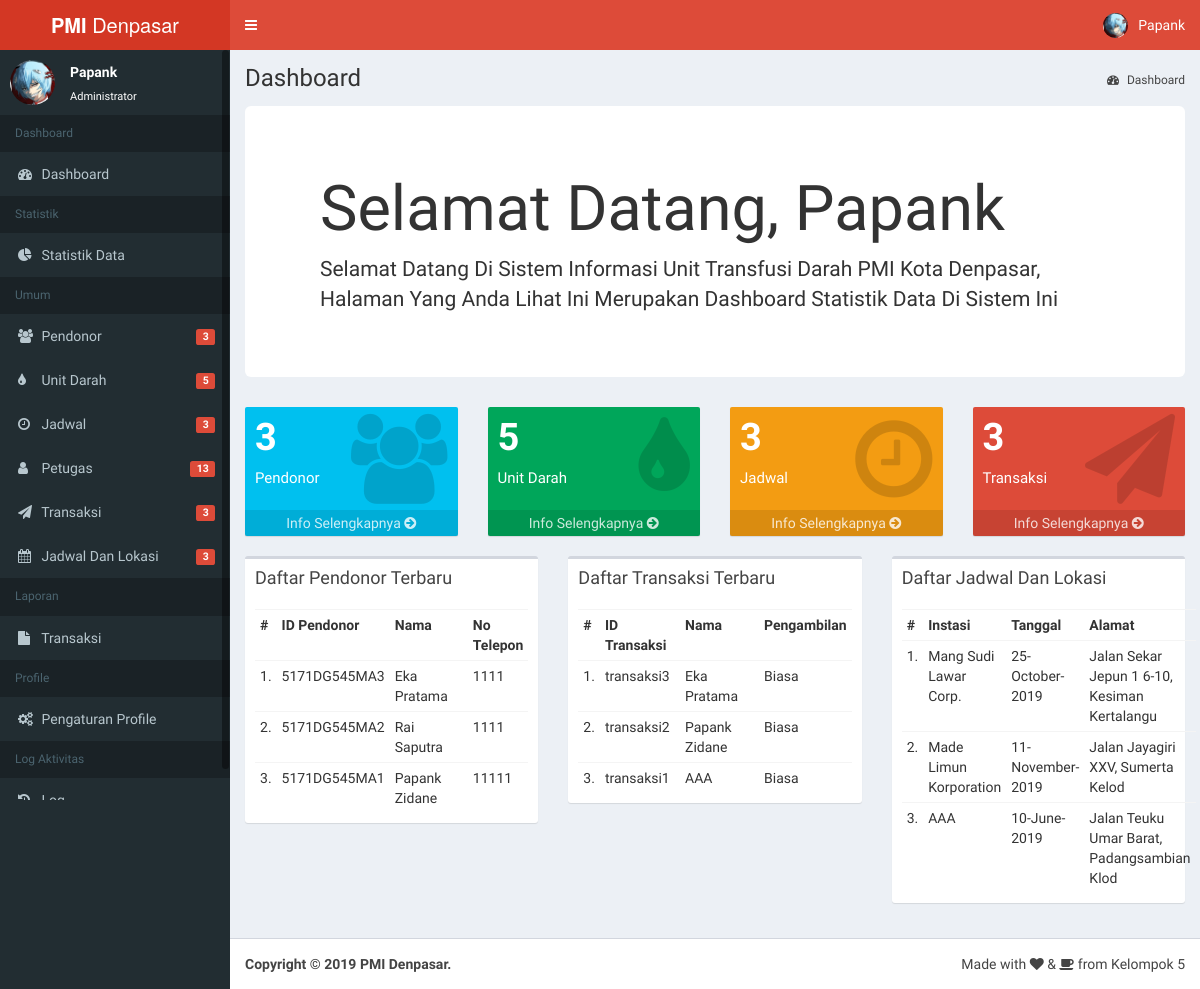
Page /admin/index.php (signed in) on the committed database.
### tables this page shows
CREATE TABLE `petugas` (
  `id_petugas` varchar(20) NOT NULL,
  `username` varchar(20) NOT NULL,
  `nama_petugas` varchar(50) NOT NULL,
  `posisi_petugas` varchar(20) NOT NULL,
  `foto_petugas` varchar(255) NOT NULL
);

CREATE TABLE `pendonor` (
  `id_pendonor` varchar(20) NOT NULL,
  `nama_lengkap_pendonor` varchar(50) NOT NULL,
  `jenis_kelamin_pendonor` varchar(10) NOT NULL,
  `tanggal_lahir_pendonor` date NOT NULL,
  `tempat_lahir_pendonor` text NOT NULL,
  `alamat_pendonor` text NOT NULL,
  `pekerjaan_pendonor` varchar(50) NOT NULL,
  `golongan_darah_pendonor` varchar(20) NOT NULL,
  `no_telp_pendonor` varchar(15) NOT NULL
);

CREATE TABLE `transaksi` (
  `id_transaksi` varchar(12) NOT NULL,
  `id_pendonor` varchar(20) NOT NULL,
  `id_petugas` varchar(20) NOT NULL,
  `nama_pendonor` text NOT NULL,
  `nomor_kantong_darah` varchar(20) NOT NULL,
  `golongan_darah` varchar(3) NOT NULL,
  `id_jadwal` varchar(10) NOT NULL,
  `tanggal` date NOT NULL,
  `pengambilan` varchar(20) NOT NULL
);

### fungsi.php (called while the page is built, shortened)
<?php
$url = 'http://127.0.0.1/pmi/';
function base_url()
{
    $url = 'http://127.0.0.1/pmi/';
    return $url;
}
function dapatkaninfo($username)
{
    $q = 'SELECT * FROM petugas WHERE username="' . $username . '" LIMIT 1';
    $p = mysqli_query($GLOBALS['conn'], $q) or die(mysqli_error);
    $n = mysqli_fetch_array($p);
    $id = $n['id_petugas'];
    $nama = $n['nama_petugas'];
    $posisi = $n['posisi_petugas'];
    $username = $n['username'];
    $foto = $n['foto_petugas'];
    $arrayinfo = array($nama, $posisi, $foto, $id, $username);
    return $arrayinfo;
}
function dapatkandatadashboard($nama_tabel, $orderkolom)
{
    return mysqli_query($GLOBALS['conn'], 'SELECT * FROM ' . $nama_tabel . ' ORDER BY ' . $orderkolom . ' DESC LIMIT 5');
}
function dapatkantotal($nama_tabel)
{
    $query = mysqli_query($GLOBALS['conn'], "SELECT COUNT(*) FROM $nama_tabel;");
    $result = mysqli_fetch_array($query);
    return $result[0];
}

### kontent/statistikdashboard.php (the view)
<section class="content-header">
	<h1>
		Dashboard
	</h1>
	<ol class="breadcrumb">
		<li><a href="#"><i class="fa fa-dashboard"></i> Dashboard</a></li>
	</ol>
</section>
<section class="content container-fluid">
	<div class="jumbotron">
		<div class="container">
			<h1>Selamat Datang, <?php echo dapatkaninfo(username)[0];?> </h1>
			<p>Selamat Datang Di Sistem Informasi Unit Transfusi Darah PMI Kota Denpasar, Halaman Yang Anda Lihat Ini
				Merupakan Dashboard Statistik Data Di Sistem Ini</p>
		</div>
	</div>
	<div class="row">
		<div class="col-lg-3 col-xs-6">
			<div class="small-box bg-aqua">
				<div class="inner">
					<h3><?php echo dapatkantotal('pendonor'); ?></h3>
					<p>Pendonor</p>
				</div>
				<div class="icon">
					<i class="fa fa-users"></i>
				</div>
				<a href="<?php echo base_url();?>admin/pendonor/" class="small-box-footer">Info Selengkapnya <i
						class="fa fa-arrow-circle-right"></i></a>
			</div>
		</div>
		<div class="col-lg-3 col-xs-6">
			<div class="small-box bg-green">
				<div class="inner">
					<h3><?php echo dapatkantotal('unit_darah'); ?></h3>
					<p>Unit Darah</p>
				</div>
				<div class="icon">
					<i class="fa fa-tint"></i>
				</div>
				<a href="<?php echo base_url();?>admin/unitdarah/" class="small-box-footer">Info Selengkapnya <i
						class="fa fa-arrow-circle-right"></i></a>
			</div>
		</div>
		<div class="col-lg-3 col-xs-6">
			<div class="small-box bg-yellow">
				<div class="inner">
					<h3><?php echo dapatkantotal('jadwal'); ?></h3>
					<p>Jadwal</p>
				</div>
				<div class="icon">
					<i class="fa fa-clock-o"></i>
				</div>
				<a href="<?php echo base_url();?>admin/jadwal/" class="small-box-footer">Info Selengkapnya <i
						class="fa fa-arrow-circle-right"></i></a>
			</div>
		</div>
		<div class="col-lg-3 col-xs-6">
			<div class="small-box bg-red">
				<div class="inner">
					<h3><?php echo dapatkantotal('transaksi'); ?></h3>
					<p>Transaksi</p>
				</div>
				<div class="icon">
					<i class="fa fa-send"></i>
				</div>
				<a href="<?php echo base_url();?>admin/transaksi/" class="small-box-footer">Info Selengkapnya <i
						class="fa fa-arrow-circle-right"></i></a>
			</div>
		</div>
	</div>
	<div class="row">
		<div class="col-lg-4 col-xs-12">
			<div class="box">
				<div class="box-header">
					<h3 class="box-title">Daftar Pendonor Terbaru</h3>
				</div>
				<div class="box-body padding">
					<table class="table table-condensed">
						<tr>
							<th style="width: 10px">#</th>
							<th>ID Pendonor</th>
							<th>Nama</th>
							<th style="width: 40px">No Telepon</th>
						</tr>
						<?php
				$penomoran = 0;
				$query = dapatkandatadashboard('pendonor','id_pendonor');
				if(mysqli_num_rows($query) != 0){
				while($n = mysqli_fetch_array($query)){
					$id_pendonor = $n['id_pendonor'];
					$nama_lengkap_pendonor = $n['nama_lengkap_pendonor'];
					$no_telp_pendonor = $n['no_telp_pendonor'];
					$penomoran++;
					?>
						<tr>
							<td><?php echo $penomoran.'.'?></td>
							<td><?php echo $id_pendonor?></td>
							<td><?php echo $nama_lengkap_pendonor?></td>
							<td><?php echo $no_telp_pendonor?></td>
						</tr>
						<?php
				}
				}else{
					echo'<tr>
						<td colspan="4" align="center">Belum Ada Data Pendonor</td>
						</tr>';
				}
		?>
					</table>
				</div>
			</div>
		</div>
		<div class="col-lg-4 col-xs-12">
			<div class="box">
				<div class="box-header">
					<h3 class="box-title">Daftar Transaksi Terbaru</h3>
				</div>
				<div class="box-body padding">
					<table class="table table-condensed">
						<tr>
							<th style="width: 10px">#</th>
							<th>ID Transaksi</th>
							<th>Nama</th>
							<th style="width: 40px">Pengambilan</th>
						</tr>
						<?php
				$penomoran = 0;
				$query = dapatkandatadashboard('transaksi','id_transaksi');
				if(mysqli_num_rows($query) != 0){
				while($n = mysqli_fetch_array($query)){
					$id_transaksi = $n['id_transaksi'];
					$nama_pendonor = $n['nama_pendonor'];
					$pengambilan = $n['pengambilan'];
					$penomoran++;
					?>
						<tr>
							<td><?php echo $penomoran.'.'?></td>
							<td><?php echo $id_transaksi?></td>
							<td><?php echo $nama_pendonor?></td>
							<td><?php echo $pengambilan?></td>
						</tr>
						<?php
				}
				}else{
					echo'<tr>
						<td colspan="4" align="center">Belum Ada Data Transaksi</td>
						</tr>';
				}
		?>
					</table>
				</div>
			</div>
		</div>
		<div class="col-lg-4 col-xs-12">
			<div class="box">
				<div class="box-header">
					<h3 class="box-title">Daftar Jadwal Dan Lokasi</h3>
				</div>
				<div class="box-body padding">
					<table class="table table-condensed">
						<tr>
							<th style="width: 10px">#</th>
							<th>Instasi</th>
							<th>Tanggal</th>
							<th>Alamat</th>
						</tr>
						<?php
				$penomoran = 0;
				$query = dapatkandatadashboard('jadwaldanlokasi','id_jadwallokasi');
				if(mysqli_num_rows($query) != 0){
				while($n = mysqli_fetch_array($query)){
					$instasi_jadwal = $n['instasi_jadwal'];
					$tanggal_jadwal = $n['tanggal_jadwal'];
					$alamat_jadwal = $n['alamat_jadwal'];
					$penomoran++;
					?>
						<tr>
							<td><?php echo $penomoran.'.'?></td>
							<td><?php echo $instasi_jadwal?></td>
							<td><?php echo date('j-F-Y',strtotime($tanggal_jadwal))?></td>
							<td><?php echo $alamat_jadwal?></td>
						</tr>
						<?php
				}
				}else{
					echo'<tr>
						<td colspan="4" align="center">Belum Ada Data Unit Darah</td>
						</tr>';
				}
		?>
					</table>
				</div>
			</div>
		</div>
	</div>
</section>

### admin/index.php (shortened to what this page needs)
<?php
	if(!isset($_SESSION['sesi']) || $_SESSION['sesi'] != 'admin'){
		header("location:../login");
	} else {
		include("../fungsi.php");
?>
<!DOCTYPE html>
<html>
<head>
  <link rel="stylesheet" href="<?php echo $url; ?>dist/css/bootstrap.css">
  <link rel="stylesheet" href="<?php echo $url; ?>dist/css/dataTables.bootstrap.min.css">
  <link rel="stylesheet" href="<?php echo $url; ?>dist/css/font-awesome.min.css">
  <link rel="stylesheet" href="<?php echo $url; ?>dist/css/AdminLTE.min.css">
  <link rel="stylesheet" href="<?php echo $url; ?>dist/css/skin.css">
  <link rel="stylesheet" href="https://cdnjs.cloudflare.com/ajax/libs/Chart.js/2.8.0/Chart.css">
  <link rel="stylesheet" href="<?php echo $url; ?>dist/css/dashboard.css">
  <link rel="stylesheet" href="<?php echo $url; ?>dist/css/datepicker.min.css">
  <link rel="stylesheet" href="<?php echo $url; ?>dist/css/sweetalert2.min.css">
  <link rel="stylesheet" href="<?php echo $url; ?>dist/css/responsive.dataTables.min.css">
  <link rel="stylesheet" href="https://cdn.jsdelivr.net/npm/leaflet-search@2.4.0/dist/leaflet-search.min.css">
  <link rel="stylesheet" href="https://unpkg.com/leaflet@1.4.0/dist/leaflet.css" />
  <link rel="stylesheet" href="https://unpkg.com/esri-leaflet-geocoder@2.2.13/dist/esri-leaflet-geocoder.css">
</head>
<body class="hold-transition skin-red fixed sidebar-mini">
<div class="wrapper">
  <header class="main-header">
    <a href="index.php" class="logo">
      <span class="logo-lg"><b>PMI</b> Denpasar</span>
    </a>
    <nav class="navbar navbar-static-top" role="navigation">
      <a href="#" class="sidebar-toggle" data-toggle="push-menu" role="button">
      </a>
      <div class="navbar-custom-menu">
        <ul class="nav navbar-nav">
          <li class="dropdown user user-menu">
            <a href="#" class="dropdown-toggle" data-toggle="dropdown">
              <img src="<?php echo $url; ?>img/<?php echo dapatkaninfo(username)[2]; ?>" class="user-image" alt="User Image">
              <span class="hidden-xs"><?php echo dapatkaninfo(username)[0]; ?></span>
            </a>
          </li>
        </ul>
      </div>
    </nav>
  </header>
  <aside class="main-sidebar">
    <section class="sidebar">
      <div class="user-panel">
        <div class="pull-left image">
          <img src="<?php echo $url; ?>img/<?php echo dapatkaninfo(username)[2]; ?>" class="img-circle" alt="User Image">
        </div>
        <div class="pull-left info">
          <p><?php echo dapatkaninfo(username)[0]; ?></p>
          <a href="#">Administrator</a>
        </div>
      </div>
      <ul class="sidebar-menu" data-widget="tree">
		<li class="header">Dashboard</li>
		<li><a href="<?php echo $url; ?>admin/"><i class="fa fa-dashboard"></i> <span>Dashboard</span></a></li>
		<li class="header">Statistik</li>
		<li><a href="<?php echo $url; ?>admin/statistikdata"><i class="fa fa-pie-chart"></i> <span>Statistik Data</span></a></li>
        <li class="header">Umum</li>
        <li><a href="<?php echo $url; ?>admin/pendonor"><i class="fa fa-users"></i> <span>Pendonor</span>
		<span class="pull-right-container">
              <span class="label label-danger pull-right"><?php echo dapatkantotal('pendonor'); ?></span>
            </span></a></li>
			<li><a href="<?php echo $url; ?>admin/unitdarah"><i class="fa fa-tint"></i> <span>Unit Darah</span>
		<span class="pull-right-container">
              <span class="label label-danger pull-right"><?php echo dapatkantotal('unit_darah'); ?></span>
            </span></a></li>
		<li><a href="<?php echo $url; ?>admin/jadwal"><i class="fa fa-clock-o"></i> <span>Jadwal</span>
		<span class="pull-right-container">
              <span class="label label-danger pull-right"><?php echo dapatkantotal('jadwal'); ?></span>
            </span></a></li>
		<li><a href="<?php echo $url; ?>admin/petugas"><i class="fa fa-user"></i> <span>Petugas</span><span class="pull-right-container">
              <span class="label label-danger pull-right"><?php echo dapatkantotal('petugas'); ?></span>
            </span></a></li>
		<li><a href="<?php echo $url; ?>admin/transaksi"><i class="fa fa-send"></i> <span>Transaksi</span><span class="pull-right-container">
              <span class="label label-danger pull-right"><?php echo dapatkantotal('transaksi'); ?></span>
            </span></a></li>
					<li><a href="<?php echo $url; ?>admin/jadwallokasi"><i class="fa fa-calendar"></i> <span>Jadwal Dan Lokasi</span><span class="pull-right-container">
              <span class="label label-danger pull-right"><?php echo dapatkantotal('jadwaldanlokasi'); ?></span>
            </span></a></li>
            <li class="header">Laporan</li>
		<li><a href="<?php echo $url; ?>admin/laptransaksi"><i class="fa fa-file"></i> <span>Transaksi</span></a></li>
		<li class="header">Profile</li>
		<li><a href="<?php echo $url; ?>admin/profile"><i class="fa fa-gears"></i> <span>Pengaturan Profile</span></a></li>
    <li class="header">Log Aktivitas</li>
		<li><a href="<?php echo $url; ?>admin/logaktivitas"><i class="fa fa-history"></i> <span>Log</span></a></li>
      </ul>
    </section>
  </aside>
  <div class="content-wrapper">
	<?php
	if(isset($_GET["halaman"])){
		if($_GET["halaman"] == "pendonor"){
			include('../kontent/pendonor.php');
		}else if($_GET["halaman"] == "transaksi"){
			include('../kontent/transaksi.php');
		}else if($_GET["halaman"] == "profile"){
			include('../kontent/pengaturan_profile.php');
		}else if($_GET["halaman"] == "jadwal"){
			include('../kontent/jadwal.php');
		}else if($_GET["halaman"] == "unitdarah"){
			include('../kontent/unitdarah.php');
		}else if($_GET["halaman"] == "petugas"){
			include('../kontent/petugas.php');
		}else if($_GET["halaman"] == "jadwallokasi"){
			include('../kontent/jadwallokasi.php');
		}else if($_GET["halaman"] == "statistikdata"){
			include('../kontent/statistikdata.php');
		}else if($_GET["halaman"] == "laptransaksi"){
			include('../kontent/report_transaksi.php');
		}else if($_GET["halaman"] == "logaktivitas"){
			include('../kontent/logaktivitas.php');
		}else{
			include('../kontent/404.php');
		}
	}elseif(isset($_GET[!"halaman"])){
			include('../kontent/404.php');
	}else{
			include('../kontent/statistikdashboard.php');
	}
	?>
  </div>
  <footer class="main-footer">
    <div class="pull-right hidden-xs">
      Made with <p class="fa fa-heart"></p> & <p class="fa fa-coffee"></p> from Kelompok 5
    </div>
    <strong>Copyright &copy; 2019 PMI Denpasar.</strong>
  </footer>
</body>
</html>
	<?php } ?>

### rows in the picture
petugas: foto_petugas (picture)
pendonor: id_pendonor "5171DG545MA3", nama_lengkap_pendonor "Eka Pratama", no_telp_pendonor "1111"
pendonor: id_pendonor "5171DG545MA2", nama_lengkap_pendonor "Rai Saputra", no_telp_pendonor "1111"
pendonor: id_pendonor "5171DG545MA1", nama_lengkap_pendonor "Papank Zidane", no_telp_pendonor "11111"
transaksi: id_transaksi "transaksi3", nama_pendonor "Eka Pratama", pengambilan "Biasa"
transaksi: id_transaksi "transaksi2", nama_pendonor "Papank Zidane", pengambilan "Biasa"
transaksi: id_transaksi "transaksi1", nama_pendonor "AAA", pengambilan "Biasa"

### other values in the picture
dapatkaninfo(username)[0] "Papank"
dapatkantotal('pendonor') "3"
dapatkantotal('unit_darah') "5"
dapatkantotal('jadwal') "3"
dapatkantotal('petugas') "13"
dapatkantotal('transaksi') "3"
dapatkantotal('jadwaldanlokasi') "3"
$instasi_jadwal "Mang Sudi Lawar Corp."
date('j-F-Y',strtotime($tanggal_jadwal)) "25-October-2019"
$alamat_jadwal "Jalan Sekar Jepun 1 6-10, Kesiman Kertalangu"
$instasi_jadwal "Made Limun Korporation"
date('j-F-Y',strtotime($tanggal_jadwal)) "11-November-2019"
$alamat_jadwal "Jalan Jayagiri XXV, Sumerta Kelod"
$instasi_jadwal "AAA"
date('j-F-Y',strtotime($tanggal_jadwal)) "10-June-2019"
